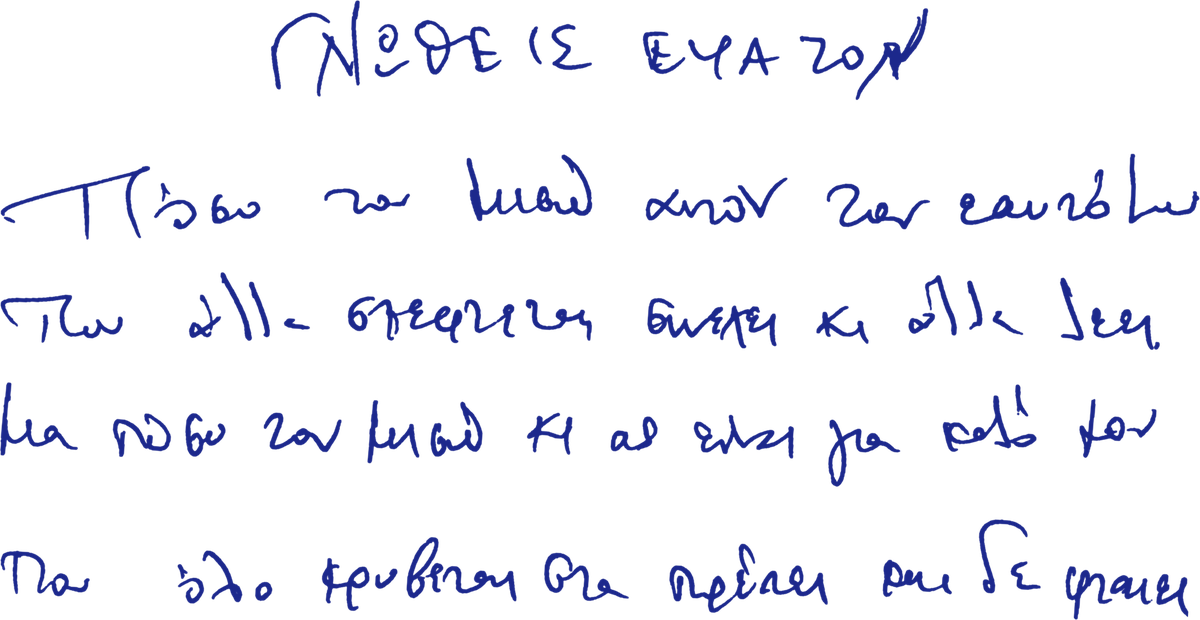
#> input picture ebook/gnothi-1.png, 1200 x 620 px, given in place of p-1.png, which was not available
$ python straighten-lyrics.py gnothi-1.png
#> lines starting #> are read from the running program, lines starting #| are printed output that depends on the picture; after the words box and inside, x2 and y2 are one past the last pixel; in counts of white or black regions, pixels touching at a corner belong together
from PIL import Image, ImageFilter
import numpy as np, math, sys
from scipy import ndimage as nd
S=sys.argv[1]
im=np.asarray(Image.open(f'{S}/scan/p-1.png').convert('RGB')).astype(float)
L=0.299*im[...,0]+0.587*im[...,1]+0.114*im[...,2]
blue=im[...,2]-(im[...,0]+im[...,1])/2
score=np.clip((235-L)/60,0,1)*np.clip((blue+5)/30,0,1)
mask=Image.fromarray(((score>0.35)*255).astype(np.uint8)).filter(ImageFilter.MaxFilter(3)).filter(ImageFilter.GaussianBlur(1.1))
M=np.clip((np.asarray(mask).astype(float)/255-0.15)/0.6,0,1)
M[:, :50]=0; M[:, 2440:]=0
#> after `M[:, :50] = 0`:
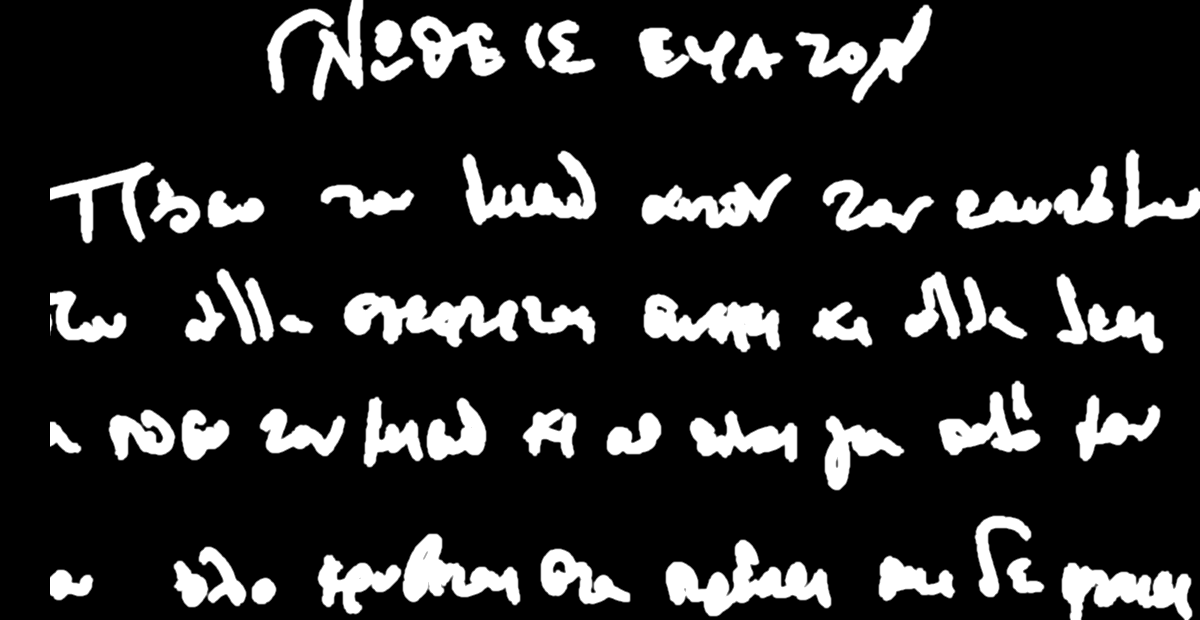
#> M: shape (620, 1200) float64; min 0, max 1, mean 0.152
# [6 lines left out: function slope, not called in this run]
def best_rot(img):
    best=None
    for ang in np.arange(-6,6.01,0.25):
        r=np.asarray(img.rotate(ang,resample=Image.BILINEAR,expand=True)).astype(float)
        p=(r>128).sum(1); v=np.var(p)
        if best is None or v>best[0]: best=(v,ang)
    return best[1]
def split(img):
    a=np.asarray(img).astype(float)/255; p=(a>0.5).sum(1).astype(float); p=np.convolve(p,np.ones(15)/15,'same')
    thr=p.max()*0.04; bands=[];on=False
    for i,v in enumerate(p):
        if v>thr and not on: s=i;on=True
        if v<=thr and on:
            if i-s>40: bands.append((s,i))
            on=False
    if on: bands.append((s,len(p)))
    return bands
def build(y0,y1,name,center_first):
    reg=Image.fromarray((M[y0:y1]*255).astype(np.uint8))
    g=best_rot(reg); reg=reg.rotate(g,resample=Image.BICUBIC,expand=True,fillcolor=0)
    bands=split(reg); print(name,'global',g,'bands',bands)
    arr=np.asarray(reg).astype(float)/255
    # assign components to bands by centroid
    lab,k=nd.label(nd.binary_dilation(arr>0.3,iterations=4)); objs=nd.find_objects(lab)
    cents=[(a+b)/2 for a,b in bands]; per=[np.zeros_like(arr) for _ in bands]
    for i,sl in enumerate(objs,1):
        comp=(lab[sl]==i); ys,xs=np.nonzero(comp); cy=sl[0].start+ys.mean()
        j=int(np.argmin([abs(cy-c) for c in cents])); sub=per[j][sl]; sub[comp]=np.maximum(sub[comp],arr[sl][comp])
    pieces=[]
    for a in per:
        img=Image.fromarray((a*255).astype(np.uint8)); img=img.crop(img.getbbox())
        ang=best_rot(img); img=img.rotate(ang,resample=Image.BICUBIC,expand=True,fillcolor=0); img=img.crop(img.getbbox()); pieces.append(img)
    gap=60; W=max(p.width for p in pieces); H=sum(p.height for p in pieces)+gap*(len(pieces)-1)+40
    can=Image.new('L',(W,H),0); y=0
    for i,p in enumerate(pieces):
        x=(W-p.width)//2 if (center_first and i==0) else 0
        can.paste(p,(x,y)); y+=p.height+(gap+40 if center_first and i==0 else gap)
    a=np.asarray(can); out=np.zeros(a.shape+(4,),dtype=np.uint8); out[...,0]=28; out[...,1]=40; out[...,2]=140; out[...,3]=a
    o=Image.fromarray(out,'RGBA'); o=o.crop(o.getbbox()); o.thumbnail((1200,1200),Image.LANCZOS); o.save(f'ebook/{name}.png',optimize=True)
    bg=Image.new('RGBA',o.size,(255,255,255,255)); bg.alpha_composite(o); bg.convert('RGB').save(f'{S}/{name}-prev.png'); print(o.size)
build(30,1045,'gnothi-1',True)
#> the loop in best_rot, `for ang in np.arange(-6,6.01,0.25):` made 49 passes
#> (v, best) on passes 1 to 8: (5544.6, (5544.6, -6)), (5887.9, (5887.9, -5.75)), (6436, (6436, -5.5)), (7050.1, (7050.1, -5.25)), (7796.1, (7796.1, -5)), (8619.1, (8619.1, -4.75)), (9634.9, (9634.9, -4.5)), (10758.9, (10758.9, -4.25))
#> pass 1, in best_rot, `r=np.asarray(img.rotate(ang,resample=Image.BILINEAR,expand=True)).asty..`:
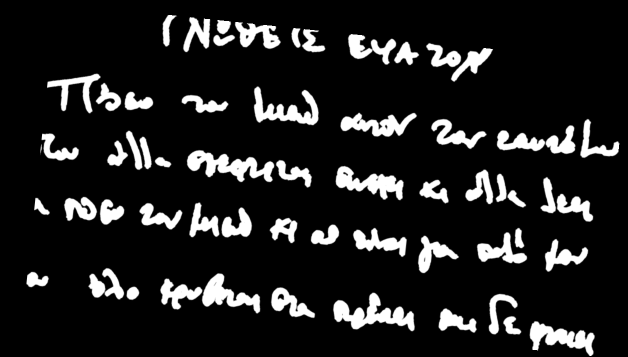
#> r: shape (714, 1256) float64 (shown at 1/2 size); min 0, max 255, mean 31.5
#> in build, `g = best_rot(reg)`: g = 0.25
#> in split, `p = (a > 0.5).sum(1).astype(float)`: p = 596 values, max 742 at index 559, min 0 at index 0, mean 186.1
#> in split, `p = np.convolve(p, np.ones(15) / 15, 'same')`: p = 596 values, max 702.9 at index 558, min 0 at index 82, mean 185.9
#> in split, `thr = p.max() * 0.04`: thr = 28.11
#> the loop in split, `for i,v in enumerate(p):` made 596 passes
#> (v, on) on pass 1: (71, True)
#> after the loop in split, `for i,v in enumerate(p):`: bands = [(0, 67), (129, 210), (247, 323), (367, 442), (491, 589)]; on = False; s = 491
#| gnothi-1 global 0.25 bands [(0, 67), (129, 210), (247, 323), (367, 442), (491, 589)]
#> in build, `lab, k = nd.label(nd.binary_dilation(arr > 0.3, iterations=4))`:
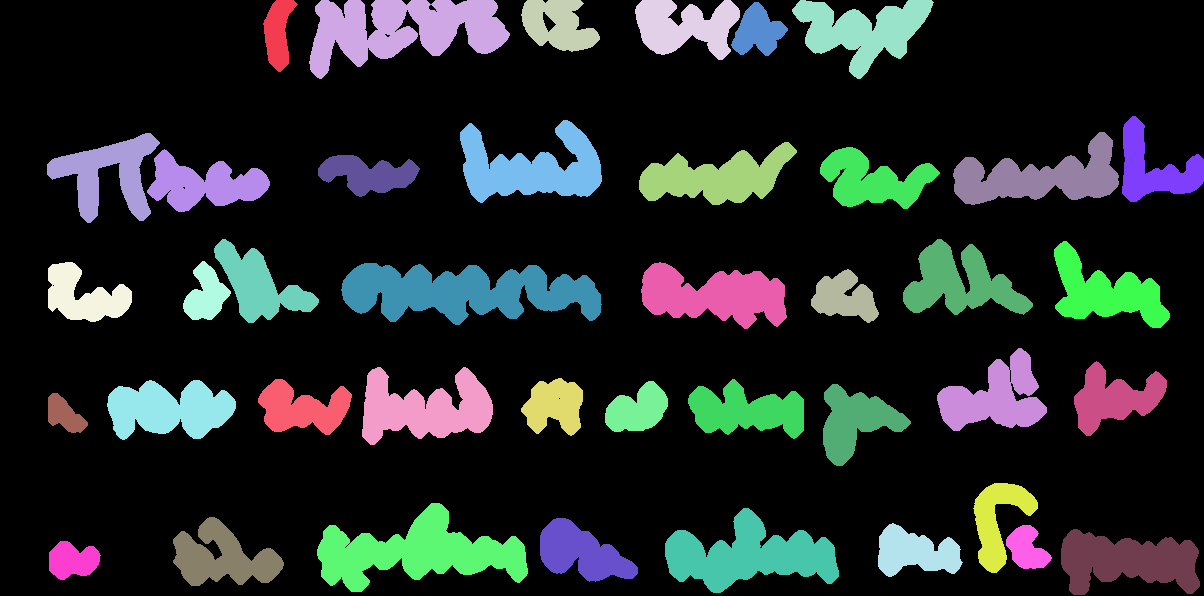
#> lab: shape (596, 1204) int32; 42 distinct labels, from 0 to 41; one colour per label, 0 black
#> in build, `lab, k = nd.label(nd.binary_dilation(arr > 0.3, iterations=4))`: k = 41
#> in build, `objs = nd.find_objects(lab)`: objs = 41 items
#> in build, `cents = [(a + b) / 2 for a, b in bands]`: cents = [33.5, 169.5, 285, 404.5, 540]
#> in build, `per = [np.zeros_like(arr) for _ in bands]`: per = 5 items
#> the loop in build, `for i,sl in enumerate(objs,1):` made 41 passes
#> (cy, j) on passes 1 to 8: (32.79, 0), (28.71, 0), (24.51, 0), (25.98, 0), (30.19, 0), (31.15, 0), (168.1, 1), (167.3, 1)
#> pass 1, in build, `comp = lab[sl] == i`:
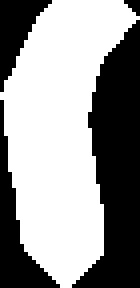
#> comp: shape (72, 35) bool (shown 4 times larger); 58.7% white; 4 black regions (1 under 20 px), largest, box (x1, y1, x2, y2) and area: (18, 5, 35, 72) 680, (0, 25, 15, 72) 212, (0, 0, 13, 23) 139
#> the loop in build, `for a in per:` made 5 passes
#> ang on passes 1 to 5: -0.75, 0, 0.25, -0.25, 0
#> after the loop in build, `for a in per:`:
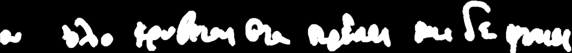
#> img: PIL image 1144x105 L (shown at 1/2 size); min 0, max 255, mean 54.6
#> in build, `W = max((p.width for p in pieces))`: W = 1150
#> in build, `H = sum((p.height for p in pieces)) + gap * (len(pieces) - 1) + 40`: H = 761
#> the loop in build, `for i,p in enumerate(pieces):` made 5 passes
#> (x, y) on passes 1 to 5: (243, 180), (0, 341), (0, 485), (0, 656), (0, 821)
#> after the loop in build, `for i,p in enumerate(pieces):`:
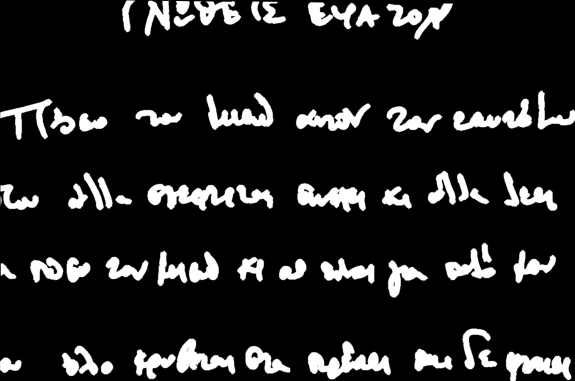
#> can: PIL image 1150x761 L (shown at 1/2 size); min 0, max 255, mean 32.3
#> after the loop in build, `for i,p in enumerate(pieces):`: y = 821
#> in build, `out[..., 3] = a`:
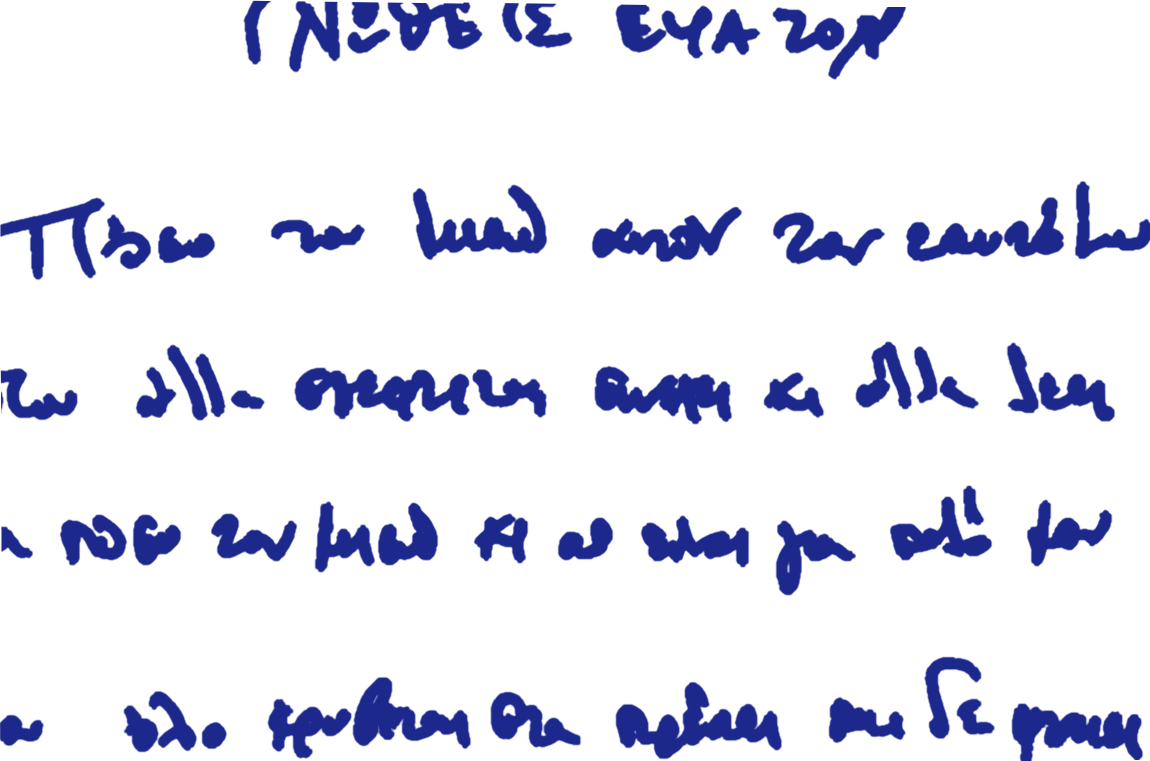
#> out: shape (761, 1150, 4); mean of channels 0, 1, 2, 3 28, 40, 140, 32.3; transparent parts drawn white
#| (1150, 761)
build(2150,2960,'gnothi-2',False)
#> the loop in split (call 2), `for i,v in enumerate(p):` made 126 passes
#| gnothi-2 global -6.0 bands []
#> (the run stopped early here; a loop or call above may not have finished)

$ run again, on ebook/gnothi-1.webp
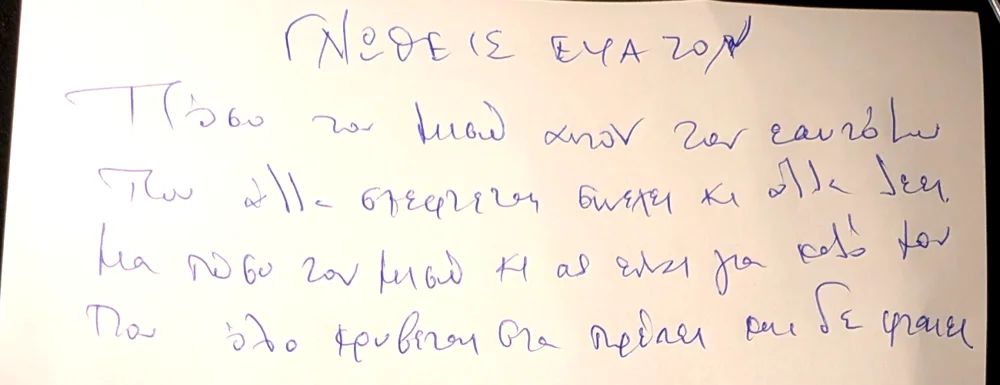
#> input picture ebook/gnothi-1.webp, 1000 x 385 px, given in place of p-1.png, which was not available
#> the loop in best_rot, `for ang in np.arange(-6,6.01,0.25):` made 49 passes
#> (v, best) on passes 1 to 8: (1271.5, (1271.5, -6)), (1333.1, (1333.1, -5.75)), (1420, (1420, -5.5)), (1531.5, (1531.5, -5.25)), (1638.6, (1638.6, -5)), (1778.3, (1778.3, -4.75)), (1919.2, (1919.2, -4.5)), (2062.1, (2062.1, -4.25))
#> g = -1.5
#> in split, `p = (a > 0.5).sum(1).astype(float)`: p = 383 values, max 301 at index 323, min 0 at index 0, mean 58.9
#> in split, `p = np.convolve(p, np.ones(15) / 15, 'same')`: p = 383 values, max 235 at index 322, min 0 at index 0, mean 58.9
#> thr = 9.4
#> the loop in split, `for i,v in enumerate(p):` made 383 passes
#> (v, on) on passes 8, 54: (10.4, True), (8.87, False)
#> after the loop in split, `for i,v in enumerate(p):`: bands = [(7, 53), (77, 204), (215, 343)]; on = False; s = 215
#> in build, `bands = split(reg)`: bands = [(7, 53), (77, 204), (215, 343)]
#| gnothi-1 global -1.5 bands [(7, 53), (77, 204), (215, 343)]
#> lab: shape (383, 1010) int32; 88 distinct labels, from 0 to 87
#> k = 87
#> objs = 87 items
#> cents = [30, 140.5, 279]
#> per = 3 items
#> the loop in build, `for i,sl in enumerate(objs,1):` made 87 passes
#> (cy, j) on passes 1 to 8: (23.01, 0), (25.92, 0), (18.4, 0), (26.94, 0), (30.47, 0), (25.01, 0), (32.89, 0), (32.15, 0)
#> the loop in build, `for a in per:` made 3 passes
#> ang on passes 1 to 3: 1.5, 1.75, -0.25
#> W = 882
#> H = 532
#> the loop in build, `for i,p in enumerate(pieces):` made 3 passes
#> (x, y) on passes 1 to 3: (101, 198), (0, 379), (0, 592)
#> after the loop in build, `for i,p in enumerate(pieces):`:
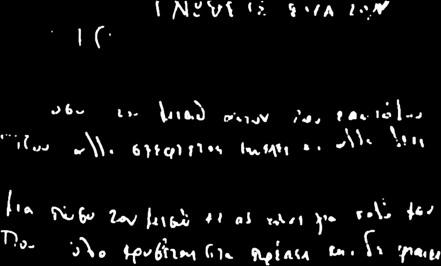
#> can: PIL image 882x532 L (shown at 1/2 size); min 0, max 255, mean 12.3
#> after the loop in build, `for i,p in enumerate(pieces):`: y = 592
#> in build, `out[..., 3] = a`:
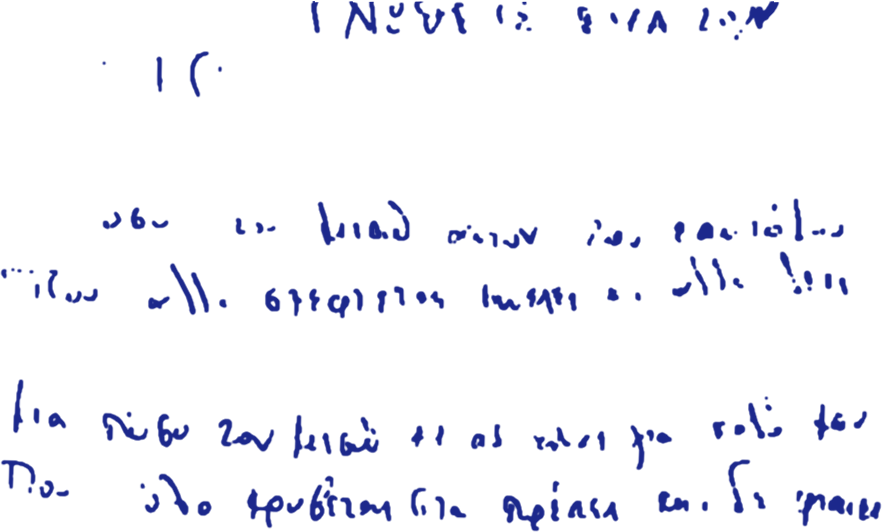
#> out: shape (532, 882, 4); mean of channels 0, 1, 2, 3 28, 40, 140, 12.3; transparent parts drawn white
#> bg: PIL image 882x532 RGBA; every value is 255
#| (882, 532)
#> the loop in split (call 2), `for i,v in enumerate(p):` made 106 passes
#| gnothi-2 global -6.0 bands []
#> lab: shape (106, 996) int32; every value is 0

$ run again, on ebook/gnothi-2.webp
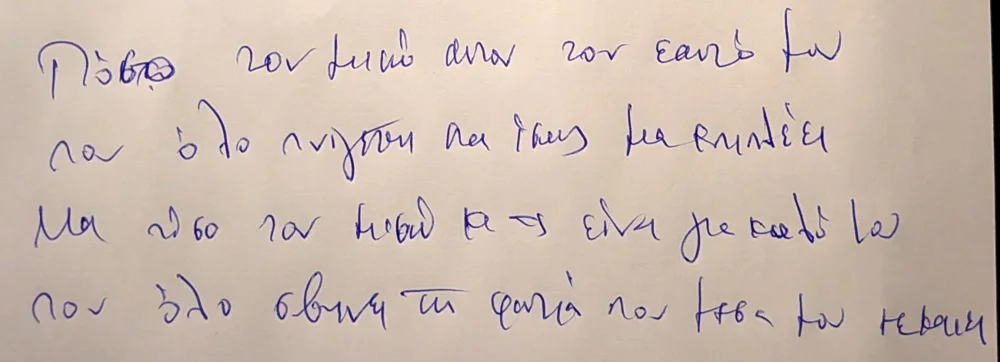
#> input picture ebook/gnothi-2.webp, 1000 x 362 px, given in place of p-1.png, which was not available
#> the loop in best_rot, `for ang in np.arange(-6,6.01,0.25):` made 49 passes
#> (v, best) on passes 1 to 8: (1683, (1683, -6)), (1789.9, (1789.9, -5.75)), (1932.3, (1932.3, -5.5)), (2101.7, (2101.7, -5.25)), (2275, (2275, -5)), (2514.5, (2514.5, -4.75)), (2824.9, (2824.9, -4.5)), (3138, (3138, -4.25))
#> g = -0.25
#> in split, `p = (a > 0.5).sum(1).astype(float)`: p = 338 values, max 341 at index 116, min 0 at index 0, mean 95.01
#> in split, `p = np.convolve(p, np.ones(15) / 15, 'same')`: p = 338 values, max 304.9 at index 202, min 0 at index 328, mean 94.99
#> thr = 12.19
#> the loop in split, `for i,v in enumerate(p):` made 338 passes
#> (v, on) on pass 5: (12.67, True)
#> after the loop in split, `for i,v in enumerate(p):`: bands = [(4, 61), (75, 146), (169, 231), (242, 317)]; on = False; s = 242
#> in build, `bands = split(reg)`: bands = [(4, 61), (75, 146), (169, 231), (242, 317)]
#| gnothi-1 global -0.25 bands [(4, 61), (75, 146), (169, 231), (242, 317)]
#> lab: shape (338, 1002) int32; 43 distinct labels, from 0 to 42
#> k = 42
#> objs = 42 items
#> cents = [32.5, 110.5, 200, 279.5]
#> per = 4 items
#> the loop in build, `for i,sl in enumerate(objs,1):` made 42 passes
#> (cy, j) on passes 1 to 8: (30.16, 0), (25.45, 0), (25.98, 0), (36.98, 0), (27.31, 0), (25.4, 0), (32.45, 0), (47.3, 0)
#> the loop in build, `for a in per:` made 4 passes
#> ang on passes 1 to 4: -1, -0.5, 0.25, 1.25
#> W = 939
#> H = 515
#> the loop in build, `for i,p in enumerate(pieces):` made 4 passes
#> (x, y) on passes 1 to 4: (72, 161), (0, 311), (0, 444), (0, 575)
#> after the loop in build, `for i,p in enumerate(pieces):`:
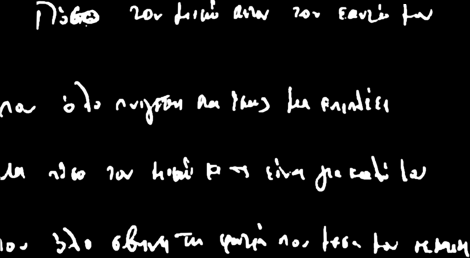
#> can: PIL image 939x515 L (shown at 1/2 size); min 0, max 255, mean 16.9
#> after the loop in build, `for i,p in enumerate(pieces):`: y = 575
#> in build, `out[..., 3] = a`:
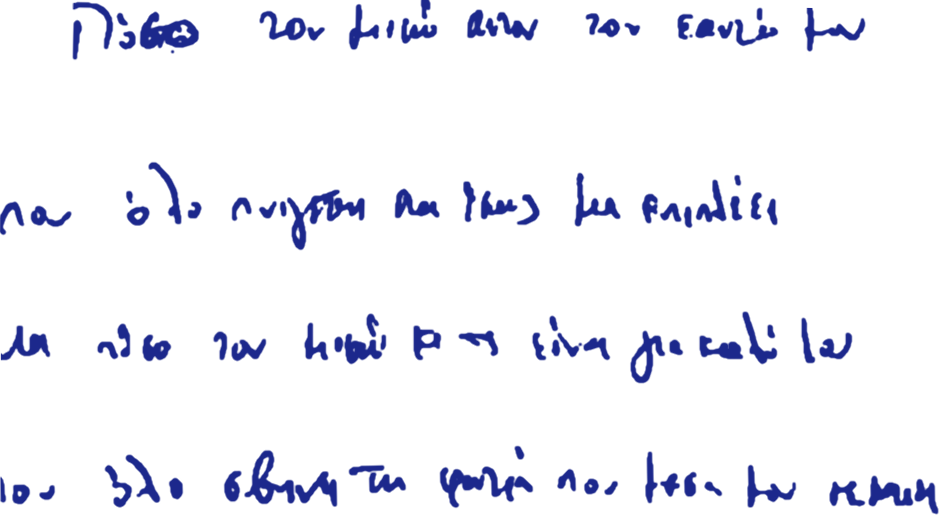
#> out: shape (515, 939, 4); mean of channels 0, 1, 2, 3 28, 40, 140, 16.9; transparent parts drawn white
#> bg: PIL image 939x515 RGBA; every value is 255
#| (939, 515)
#> the loop in split (call 2), `for i,v in enumerate(p):` made 106 passes
#| gnothi-2 global -6.0 bands []
#> lab: shape (106, 996) int32; every value is 0
